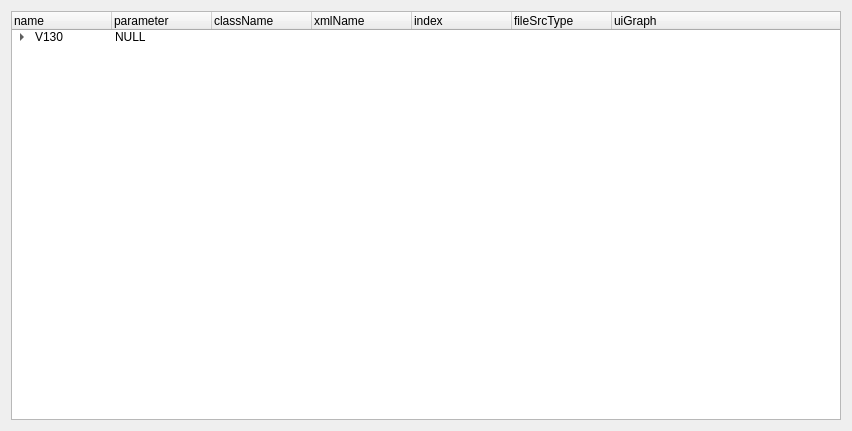
<?xml version="1.0" encoding="UTF-8"?>
<ui version="4.0">
 <class>Form</class>
 <widget class="QWidget" name="Form">
  <property name="geometry">
   <rect>
    <x>0</x>
    <y>0</y>
    <width>852</width>
    <height>431</height>
   </rect>
  </property>
  <property name="windowTitle">
   <string>Form</string>
  </property>
  <layout class="QVBoxLayout" name="verticalLayout">
   <item>
    <widget class="QTreeWidget" name="treeWidget">
     <column>
      <property name="text">
       <string>name</string>
      </property>
     </column>
     <column>
      <property name="text">
       <string>parameter</string>
      </property>
     </column>
     <column>
      <property name="text">
       <string>className</string>
      </property>
     </column>
     <column>
      <property name="text">
       <string>xmlName</string>
      </property>
     </column>
     <column>
      <property name="text">
       <string>index</string>
      </property>
     </column>
     <column>
      <property name="text">
       <string>fileSrcType</string>
      </property>
     </column>
     <column>
      <property name="text">
       <string>uiGraph</string>
      </property>
     </column>
     <item>
      <property name="text">
       <string>V130</string>
      </property>
      <property name="text">
       <string>NULL</string>
      </property>
      <property name="text">
       <string/>
      </property>
      <property name="text">
       <string/>
      </property>
      <property name="text">
       <string/>
      </property>
      <property name="text">
       <string/>
      </property>
      <item>
       <property name="text">
        <string>Axis</string>
       </property>
       <property name="text">
        <string>NULL</string>
       </property>
       <property name="text">
        <string/>
       </property>
       <property name="text">
        <string/>
       </property>
       <property name="text">
        <string/>
       </property>
       <property name="text">
        <string/>
       </property>
       <item>
        <property name="text">
         <string>Motor</string>
        </property>
        <property name="text">
         <string>NULL</string>
        </property>
        <property name="text">
         <string>UiMotor</string>
        </property>
        <property name="text">
         <string>PrmFuncMotor</string>
        </property>
        <property name="text">
         <string>0</string>
        </property>
        <property name="text">
         <string>1</string>
        </property>
        <property name="text">
         <string>GraphMotor129</string>
        </property>
       </item>
       <item>
        <property name="text">
         <string>Encoder</string>
        </property>
        <property name="text">
         <string>NULL</string>
        </property>
        <property name="text">
         <string>UiEncoder</string>
        </property>
        <property name="text">
         <string>PrmFuncEncoder</string>
        </property>
        <property name="text">
         <string>1</string>
        </property>
        <property name="text">
         <string>1</string>
        </property>
        <property name="text">
         <string>GraphEncoder129</string>
        </property>
       </item>
       <item>
        <property name="text">
         <string>Power</string>
        </property>
        <property name="text">
         <string>NULL</string>
        </property>
        <property name="text">
         <string>UiPower</string>
        </property>
        <property name="text">
         <string>PrmFuncPower</string>
        </property>
        <property name="text">
         <string>2</string>
        </property>
        <property name="text">
         <string>1</string>
        </property>
        <property name="text">
         <string>GraphPower129</string>
        </property>
       </item>
       <item>
        <property name="text">
         <string>Current</string>
        </property>
        <property name="text">
         <string>NULL</string>
        </property>
        <property name="text">
         <string>UiCurrent</string>
        </property>
        <property name="text">
         <string>PrmFuncCurrentloop</string>
        </property>
        <property name="text">
         <string>3</string>
        </property>
        <property name="text">
         <string>1</string>
        </property>
        <property name="text">
         <string>GraphCurrent130</string>
        </property>
       </item>
       <item>
        <property name="text">
         <string>Velocity</string>
        </property>
        <property name="text">
         <string>NULL</string>
        </property>
        <property name="text">
         <string>UiVelocity</string>
        </property>
        <property name="text">
         <string>PrmFuncSpeedloop</string>
        </property>
        <property name="text">
         <string>4</string>
        </property>
        <property name="text">
         <string>1</string>
        </property>
        <property name="text">
         <string>GraphVelocity129</string>
        </property>
       </item>
       <item>
        <property name="text">
         <string>Position</string>
        </property>
        <property name="text">
         <string>NULL</string>
        </property>
        <property name="text">
         <string>UiPosition</string>
        </property>
        <property name="text">
         <string>PrmFuncPositionloop</string>
        </property>
        <property name="text">
         <string>5</string>
        </property>
        <property name="text">
         <string>1</string>
        </property>
        <property name="text">
         <string>GraphPosition129</string>
        </property>
       </item>
       <item>
        <property name="text">
         <string>Brake</string>
        </property>
        <property name="text">
         <string>NULL</string>
        </property>
        <property name="text">
         <string>UiBrake</string>
        </property>
        <property name="text">
         <string>PrmFuncBrake</string>
        </property>
        <property name="text">
         <string>6</string>
        </property>
        <property name="text">
         <string>1</string>
        </property>
        <property name="text">
         <string>GraphBrake129</string>
        </property>
       </item>
       <item>
        <property name="text">
         <string>Status</string>
        </property>
        <property name="text">
         <string>NULL</string>
        </property>
        <property name="text">
         <string>UiStatus</string>
        </property>
        <property name="text">
         <string>PrmFuncDeviceStatus</string>
        </property>
        <property name="text">
         <string>7</string>
        </property>
        <property name="text">
         <string>0</string>
        </property>
        <property name="text">
         <string>GraphStatus129</string>
        </property>
       </item>
       <item>
        <property name="text">
         <string>RAM</string>
        </property>
        <property name="text">
         <string>NULL</string>
        </property>
        <property name="text">
         <string>UiRAM</string>
        </property>
        <property name="text">
         <string>PrmRAMAxis</string>
        </property>
        <property name="text">
         <string>8</string>
        </property>
        <property name="text">
         <string>1</string>
        </property>
        <property name="text">
         <string>NULL</string>
        </property>
       </item>
       <item>
        <property name="text">
         <string>FLASH</string>
        </property>
        <property name="text">
         <string>NULL</string>
        </property>
        <property name="text">
         <string>UiFLASH</string>
        </property>
        <property name="text">
         <string>PrmFlashAxis</string>
        </property>
        <property name="text">
         <string>9</string>
        </property>
        <property name="text">
         <string>1</string>
        </property>
        <property name="text">
         <string>NULL</string>
        </property>
       </item>
      </item>
      <item>
       <property name="text">
        <string>UiGlobal</string>
       </property>
       <property name="text">
        <string>NULL</string>
       </property>
       <property name="text">
        <string/>
       </property>
       <property name="text">
        <string/>
       </property>
       <property name="text">
        <string/>
       </property>
       <property name="text">
        <string/>
       </property>
       <item>
        <property name="text">
         <string>IO</string>
        </property>
        <property name="text">
         <string>NULL</string>
        </property>
        <property name="text">
         <string>UiIO</string>
        </property>
        <property name="text">
         <string>PrmIO</string>
        </property>
        <property name="text">
         <string/>
        </property>
        <property name="text">
         <string>0</string>
        </property>
        <property name="text">
         <string>NULL</string>
        </property>
       </item>
      </item>
      <item>
       <property name="text">
        <string>Global</string>
       </property>
       <item>
        <property name="text">
         <string>Plot</string>
        </property>
        <property name="text">
         <string>NULL</string>
        </property>
       </item>
      </item>
     </item>
    </widget>
   </item>
  </layout>
 </widget>
 <resources/>
 <connections/>
</ui>
